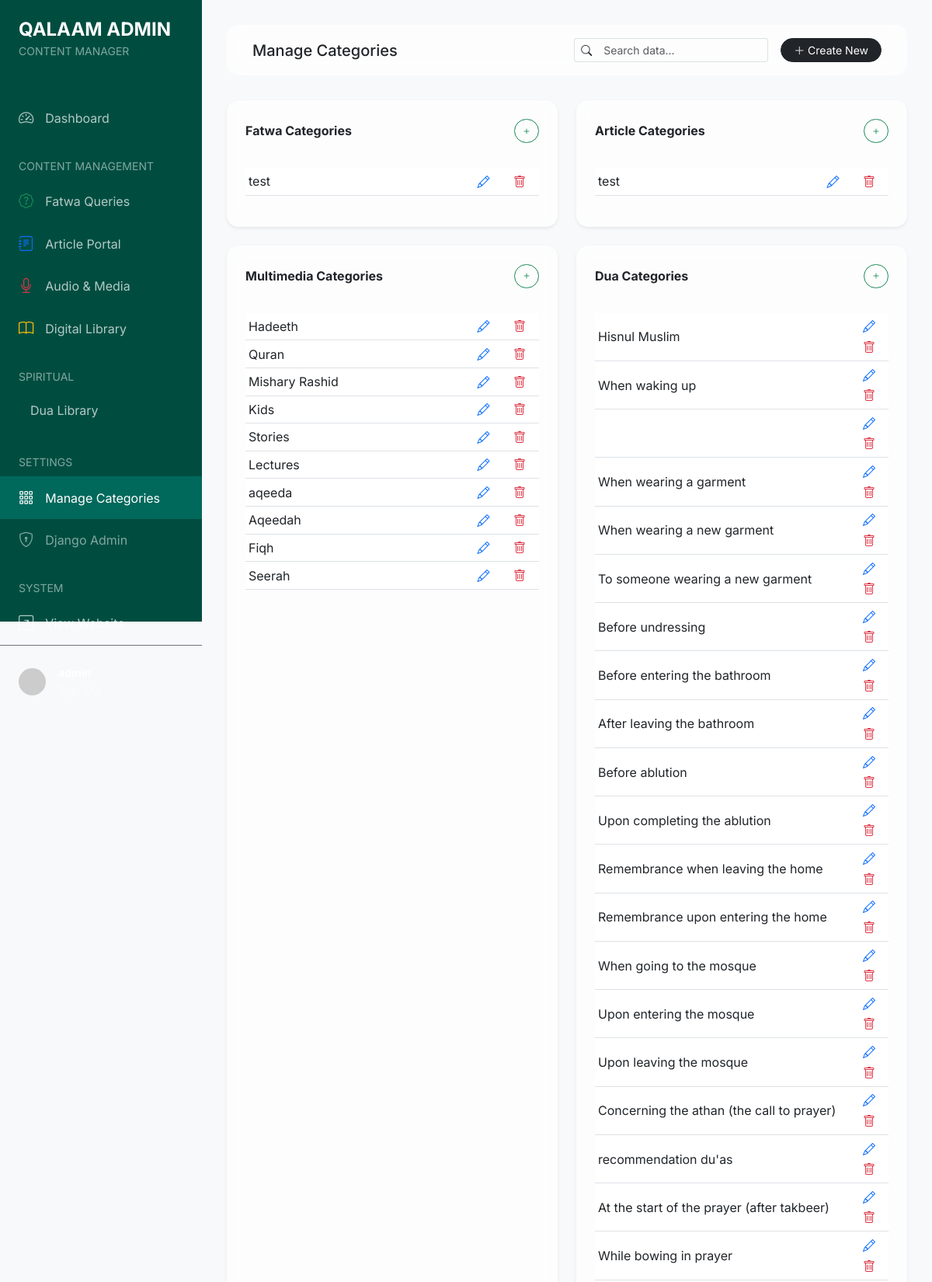
The page /admin-panel/categories/ (signed in, upper part) on the database its author committed.
### fatwa/models.py (models this page shows, shortened)
class FatwaCategory(MPTTModel):
    name = models.CharField(max_length=200)
    parent = TreeForeignKey('self', on_delete=models.CASCADE, null=True, blank=True, related_name='children')
    slug = models.SlugField(unique=True)
    class MPTTMeta:
        order_insertion_by = ['name']

### articles/models.py (models this page shows, shortened)
class ArticleCategory(MPTTModel):
    name = models.CharField(max_length=200)
    parent = TreeForeignKey('self', on_delete=models.CASCADE, null=True, blank=True, related_name='children')
    slug = models.SlugField(unique=True)
    class MPTTMeta:
        order_insertion_by = ['name']

### content/models.py (models this page shows, shortened)
class ContentCategory(MPTTModel):
    name = models.CharField(max_length=200)
    parent = TreeForeignKey('self', on_delete=models.CASCADE, null=True, blank=True, related_name='children')
    slug = models.SlugField(unique=True)
    icon = models.CharField(max_length=50, default='bi-folder', help_text="Bootstrap icon class (e.g., bi-book)")
    class MPTTMeta:
        order_insertion_by = ['name']

### duas/models.py (models this page shows, shortened)
class DuaCategory(MPTTModel):
    name = models.CharField(max_length=200)
    slug = models.SlugField(max_length=255, unique=True, blank=True)
    parent = TreeForeignKey('self', on_delete=models.CASCADE, null=True, blank=True, related_name='children')
    class MPTTMeta:
        order_insertion_by = ['name']
    class Meta:
        verbose_name_plural = "Dua Categories"

### dashboard/views.py (the view)
# urls.py: path('categories/', views.DashCategoryListView.as_view(), name='category_list'),
class DashCategoryListView(LoginRequiredMixin, StaffRequiredMixin, ListView):
    template_name = 'dashboard/category_list.html'
    context_object_name = 'categories'
    def get_queryset(self):
        return {
            'fatwa': FatwaCategory.objects.all(),
            'article': ArticleCategory.objects.all(),
            'content': ContentCategory.objects.all(),
            'dua': DuaCategory.objects.all(),
        }

### dashboard/views.py (called while the page is built)
    def test_func(self):
        return self.request.user.is_staff

### templates/dashboard/category_list.html
{% extends 'dashboard/base.html' %}
{% block page_title %}Manage Categories{% endblock %}
{% block main %}
<div class="row g-4">
    <div class="col-md-6">
        <div class="card card-glass border-0 shadow-sm h-100">
            <div
                class="card-header bg-transparent border-0 pt-4 px-4 d-flex justify-content-between align-items-center">
                <h6 class="mb-0 fw-bold">Fatwa Categories</h6>
                <a href="{% url 'dashboard:fatwa_category_create' %}"
                    class="btn btn-sm btn-outline-success rounded-pill">
                    <i class="bi bi-plus"></i>
                </a>
            </div>
            <div class="card-body p-4">
                <table class="table table-sm align-middle">
                    <tbody>
                        {% for cat in categories.fatwa %}
                        <tr>
                            <td>{{ cat.name }}</td>
                            <td class="text-end">
                                <a href="{% url 'dashboard:fatwa_category_edit' cat.pk %}"
                                    class="btn btn-link py-0 text-primary"><i class="bi bi-pencil"></i></a>
                                <a href="{% url 'dashboard:fatwa_category_delete' cat.pk %}"
                                    class="btn btn-link py-0 text-danger"><i class="bi bi-trash"></i></a>
                            </td>
                        </tr>
                        {% endfor %}
                    </tbody>
                </table>
            </div>
        </div>
    </div>
    <div class="col-md-6">
        <div class="card card-glass border-0 shadow-sm h-100">
            <div
                class="card-header bg-transparent border-0 pt-4 px-4 d-flex justify-content-between align-items-center">
                <h6 class="mb-0 fw-bold">Article Categories</h6>
                <a href="{% url 'dashboard:article_category_create' %}"
                    class="btn btn-sm btn-outline-success rounded-pill">
                    <i class="bi bi-plus"></i>
                </a>
            </div>
            <div class="card-body p-4">
                <table class="table table-sm align-middle">
                    <tbody>
                        {% for cat in categories.article %}
                        <tr>
                            <td>{{ cat.name }}</td>
                            <td class="text-end">
                                <a href="{% url 'dashboard:article_category_edit' cat.pk %}"
                                    class="btn btn-link py-0 text-primary"><i class="bi bi-pencil"></i></a>
                                <a href="{% url 'dashboard:article_category_delete' cat.pk %}"
                                    class="btn btn-link py-0 text-danger"><i class="bi bi-trash"></i></a>
                            </td>
                        </tr>
                        {% endfor %}
                    </tbody>
                </table>
            </div>
        </div>
    </div>
    <div class="col-md-6">
        <div class="card card-glass border-0 shadow-sm h-100">
            <div
                class="card-header bg-transparent border-0 pt-4 px-4 d-flex justify-content-between align-items-center">
                <h6 class="mb-0 fw-bold">Multimedia Categories</h6>
                <a href="{% url 'dashboard:content_category_create' %}"
                    class="btn btn-sm btn-outline-success rounded-pill">
                    <i class="bi bi-plus"></i>
                </a>
            </div>
            <div class="card-body p-4">
                <table class="table table-sm align-middle">
                    <tbody>
                        {% for cat in categories.content %}
                        <tr>
                            <td>{{ cat.name }}</td>
                            <td class="text-end">
                                <a href="{% url 'dashboard:content_category_edit' cat.pk %}"
                                    class="btn btn-link py-0 text-primary"><i class="bi bi-pencil"></i></a>
                                <a href="{% url 'dashboard:content_category_delete' cat.pk %}"
                                    class="btn btn-link py-0 text-danger"><i class="bi bi-trash"></i></a>
                            </td>
                        </tr>
                        {% endfor %}
                    </tbody>
                </table>
            </div>
        </div>
    </div>
    <div class="col-md-6">
        <div class="card card-glass border-0 shadow-sm h-100">
            <div
                class="card-header bg-transparent border-0 pt-4 px-4 d-flex justify-content-between align-items-center">
                <h6 class="mb-0 fw-bold">Dua Categories</h6>
                <a href="{% url 'dashboard:dua_category_create' %}" class="btn btn-sm btn-outline-success rounded-pill">
                    <i class="bi bi-plus"></i>
                </a>
            </div>
            <div class="card-body p-4">
                <table class="table table-sm align-middle">
                    <tbody>
                        {% for cat in categories.dua %}
                        <tr>
                            <td>{{ cat.name }}</td>
                            <td class="text-end">
                                <a href="{% url 'dashboard:dua_category_edit' cat.pk %}"
                                    class="btn btn-link py-0 text-primary"><i class="bi bi-pencil"></i></a>
                                <a href="{% url 'dashboard:dua_category_delete' cat.pk %}"
                                    class="btn btn-link py-0 text-danger"><i class="bi bi-trash"></i></a>
                            </td>
                        </tr>
                        {% endfor %}
                    </tbody>
                </table>
            </div>
        </div>
    </div>
</div>
{% endblock %}

### templates/dashboard/base.html (style rules this page uses)
:root { --sidebar-width: 260px; --primary-bg: #f8f9fa; --sidebar-bg: #004d40; --sidebar-hover: #00695c; --accent-color: #ffd700; }
body { font-family: 'Inter', sans-serif; background-color: var(--primary-bg); overflow-x: hidden; }
.card-glass { background: rgba(255, 255, 255, 0.7); backdrop-filter: blur(10px); border: 1px solid rgba(255, 255, 255, 0.3); border-radius: 15px; }

### rows shown on the page
FatwaCategory: name "test"
ArticleCategory: name "test"
ContentCategory: name "Hadeeth"
ContentCategory: name "Quran"
ContentCategory: name "Mishary Rashid"
ContentCategory: name "Kids"
ContentCategory: name "Stories"
ContentCategory: name "Lectures"
ContentCategory: name "aqeeda"
ContentCategory: name "Aqeedah"
ContentCategory: name "Fiqh"
ContentCategory: name "Seerah"
DuaCategory: name "Hisnul Muslim"
DuaCategory: name "When waking up"
DuaCategory: name "When wearing a garment"
DuaCategory: name "When wearing a new garment"
DuaCategory: name "To someone wearing a new garment"
DuaCategory: name "Before undressing"
DuaCategory: name "Before entering the bathroom"
DuaCategory: name "After leaving the bathroom"
DuaCategory: name "Before ablution"
DuaCategory: name "Upon completing the ablution"
DuaCategory: name "Remembrance when leaving the home"
DuaCategory: name "Remembrance upon entering the home"
DuaCategory: name "When going to the mosque"
DuaCategory: name "Upon entering the mosque"
DuaCategory: name "Upon leaving the mosque"
DuaCategory: name "Concerning the athan (the call to prayer)"
DuaCategory: name "recommendation du'as"
DuaCategory: name "At the start of the prayer (after takbeer)"
DuaCategory: name "While bowing in prayer"
